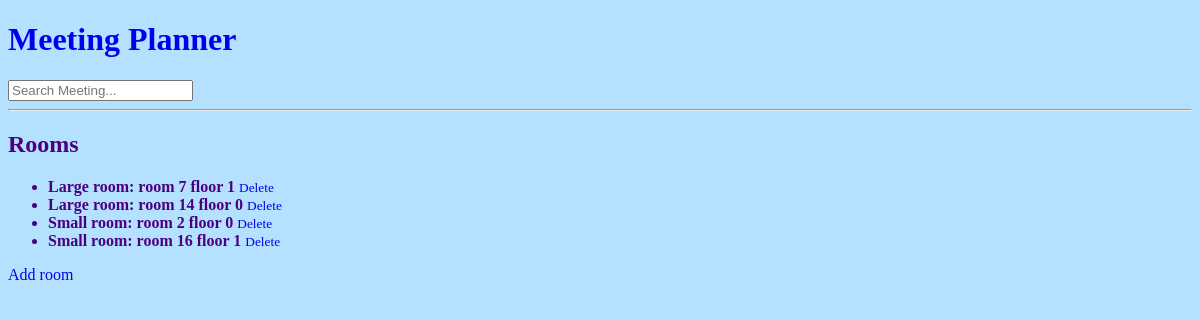
The page /meetings/rooms/ on the database as committed earlier.
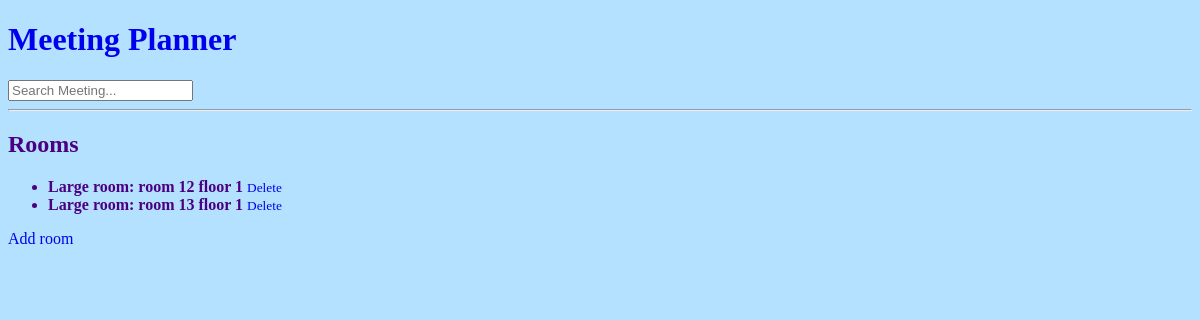
The same page on the database as committed later.
### meetings/models.py (models this page shows)
class Room(models.Model):
    name = models.CharField(max_length=50)
    floor_nr = models.IntegerField(default=0)
    room_nr = models.IntegerField()
    def __str__(self):
        return f'{self.name}: room {self.room_nr} floor {self.floor_nr}'

### meetings/views.py (the view)
# urls.py: path('rooms/', views.rooms_list, name='rooms'),
def rooms_list(request):
    return render(request, "meetings/rooms_list.html",
        {"rooms": Room.objects.all()})

### meetings/templates/meetings/rooms_list.html (shortened to what this page needs)
{% extends 'base.html' %}
{% block content %}
    <h2>Rooms</h2>
    <ul>
        {% for room in rooms %}
        <div>
            <li>
                <b>{{room}}</b> <a href="{% url 'delete_room' room.id %}"><small>Delete</small></a>
            </li>
        </div>
        {% endfor %}
    </ul>
    <div>
        <a href="{% url 'add_room' %}">Add room</a>
    </div>
{% endblock %}

Rows that differ between the two databases and show on the page:
removed Room: name+room_nr+floor_nr "Small room: room 2 floor 0"
removed Room: name+room_nr+floor_nr "Small room: room 16 floor 1"
changed Room: name+room_nr+floor_nr "Large room: room 7 floor 1" → "Large room: room 12 floor 1"
changed Room: name+room_nr+floor_nr "Large room: room 14 floor 0" → "Large room: room 13 floor 1"
